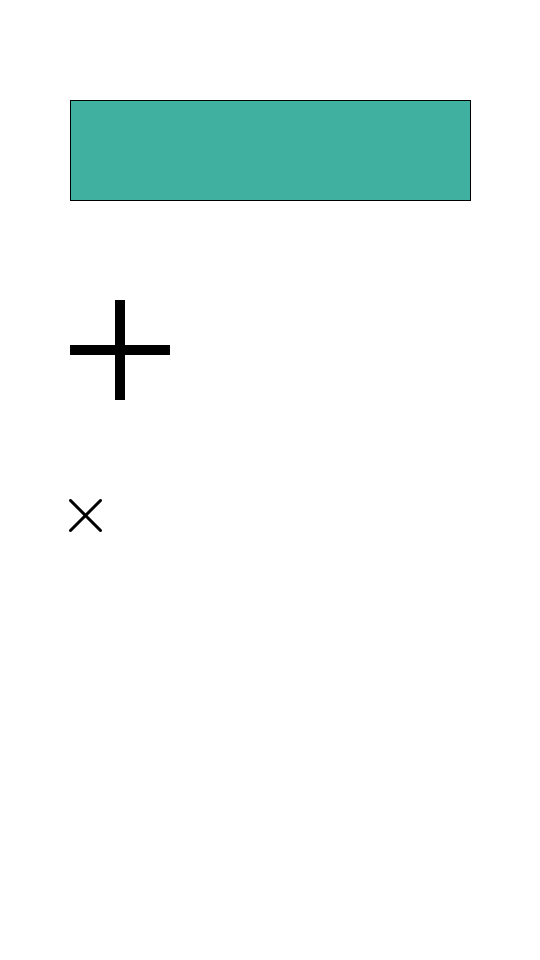
Frame 1 (no input)
Frame 60 (the mouse pressed at the canvas centre just before this capture): identical to frame 1, image omitted
Frame 120 (the mouse held since frame 60 and released just before this capture): identical to frame 1, image omitted

The Processing sketch that drew this single still picture (run headless with seeded random() and noise(); from frame 60 on, the mouse is pressed at the canvas centre):

// Processing sketch: prototype_Button
// ── prototype_Button.pde

BoxButton boxButton ,plusButton, batuButton;

void setup(){
  size(540, 960); 
  boxButton = new BoxButton( 70 ,100 ,400, 100, color(#40B0A0));
  plusButton = new PlusButton( 70 ,300 ,100, color(0));
  batuButton = new BatuButton( 70 ,500 ,30, color(255));
}

int s;
void draw(){
  background(255);
  boxButton.draw();
  plusButton.draw();
  batuButton.draw();
}

void mousePressed(){
  boxButton.mousePressed();
  boxButton.mousePressed();
  batuButton.mousePressed();
}

// ── calcHypotenuse.pde
//三平方の定理
float calcHypotenuse(float side1, float side2){
  return sqrt(sq(side1) + sq(side2));
}

// ── class_Button.pde
class UI{
  float x,y,w,h;

}


class Button extends UI{
  color c;
  //コンストラクタ:座標大きさ(_x,_y,_w,_h), 色(_c)
  Button(float _x, float _y, float _w, float _h, color _c){
    this.x = _x;
    this.y = _y;
    this.w = _w;
    this.h = _h;
    this.c = _c;
  }
  
  //マウスがボタンの上にある時に枠線を表示
  void mouseOverStroke(String strokeType){
    if(isOverMouse(mouseX, mouseY, this.x, this.y, this.w, this.h)){
      if(strokeType == "box"){
        strokeWeight(20);
        stroke(100,20);
        noFill();
        rect(this.x, this.y, this.w, this.h);
      }else if(strokeType == "circle"){
        strokeWeight(5);
        stroke(100,20);
        noFill();
        float r_hypotenuse = calcHypotenuse(w/2, h/2);
        ellipse(this.x + this.w/2, this.y + this.h/2, 2*r_hypotenuse, 2*r_hypotenuse);
      }
    }
  }
  
  //マウスが押されたら反応
  void mousePressed(){
    if(isOverMouse(mouseX, mouseY, this.x, this.y, this.w, this.h)){
      println("Button!");
    }
  }
}


class BoxButton extends Button{
  BoxButton(float _x, float _y, float _w, float _h, color _c){
    super(_x, _y, _w, _h, _c);//Buttonクラスのコンストラクタを継承
  }
  void draw(){
    super.mouseOverStroke("box");//ButtonクラスのmouseOverStroke()を継承
    fill(this.c);
    stroke(0);
    strokeWeight(1);
    rect(this.x, this.y, this.w, this.h);
  }
  
  void mousePressed(){
   super.mousePressed();//ButtonクラスのmousePressed()を継承
  }
  
}

class TextBoxButton extends BoxButton{
  String text;
  color textColor;
  int textSize;
  TextBoxButton(String _text, color _textColor, int _textSize, float _x, float _y, float _w, float _h, color _c){
    super(_x, _y, _w, _h, _c);//Buttonクラスのコンストラクタを継承
    this.text = _text;
    this.textColor = _textColor;
    this.textSize = _textSize;
  }
  
  void draw(){
   super.mouseOverStroke("box");
   fill(this.c);
   
   stroke(0);
   strokeWeight(1);
   rect(this.x, this.y, this.w, this.h);
   
   
   textAlign(CENTER, CENTER);
   textSize(textSize);
   fill(textColor);
   
   float scalar = 0.04*textSize;
   float a = textAscent()*scalar;
   float b = textDescent()*scalar;
   text(text, this.x + this.w/2 , this.y +(a+b)/2);
  }
  
}



class PlusButton extends BoxButton{
  float size;
  float line_weight = 0.1;  
  PlusButton(float _x, float _y, float _size,  color _c){
    super(_x, _y, _size, _size, _c);
    this.size = _size;
  }
  
  void draw(){
    super.mouseOverStroke("box");
    
    noStroke();
    fill(this.c);
    rect(this.x + this.w*(1-line_weight)/2, this.y, this.w*line_weight, this.h);
    rect(this.x,this.y + this.h*(1-line_weight)/2 ,  this.w, this.h*line_weight);
  }
  
  void mousePressed(){
    super.mousePressed();
  }
}

class BatuButton extends BoxButton{
  float line_weight = 0.1;
  float size;
  BatuButton(float _x, float _y, float _size,  color _c){
    super(_x, _y, _size, _size, _c);
    this.size = _size;
  }
  
  void draw(){
    super.mouseOverStroke("circle");
    
    fill(this.c);
    stroke(0);
    strokeWeight(this.w*line_weight);
    line(this.x, this.y, this.x + this.w, this.y + this.h);
    line(this.x, this.y + this.h ,  this.x + this.w, this.y);
  }
  
  void mousePressed(){
    super.mousePressed();
  }
}

// ── isOverMouse.pde
//マウス判定の関数：マウス座標(mouseX, mouseY), 対象物(x,y,w,h)
boolean isOverMouse(float mouseX, float mouseY, 
float x, float y, float w, float h){
  boolean isOverMouse = false;
  if(x <= mouseX && mouseX <= x+w && y <= mouseY && mouseY <= y+h){
   isOverMouse = true; 
  }
  return isOverMouse;
}
